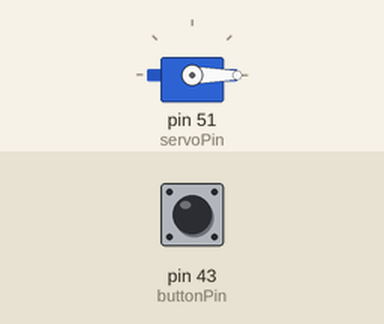
Simulated run of this sketch. Board: Arduino Mega 2560, built with avr-gcc and run on an emulated ATmega2560. Parts: servo. The test bench sets the inputs (shaded band); at power-on: pin 43 (buttonPin) LOW.

Above: at 0.1 s.
Timing chart, 0 to 3.0 s (numbered marks = the images above):
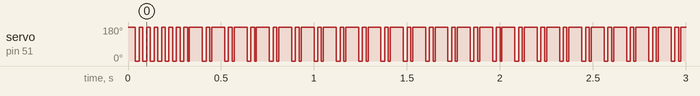

The sketch:

arduino_servo_test_sharonli.ino
```cpp
#include <Servo.h>

Servo myservo;  // create servo object to control a servo
// twelve servo objects can be created on most boards

int pos = 0;    // variable to store the servo position
int buttonState = 0;
int posState = 0;
const int buttonPin = 43;
const int servoPin = 51;

void setup() {
  myservo.attach(servoPin);  // attaches the servo on pin 9 to the servo object
    // initialize the pushbutton pin as an input:
  pinMode(buttonPin, INPUT);
}

void loop() {
    // read the state of the pushbutton value:
  buttonState = digitalRead(buttonPin);

  // check if the pushbutton is pressed. If it is, the buttonState is HIGH:
  if (buttonState == HIGH) {
    // turn servo cw:
    posState++;
  }
  else {
    posState++;
  }
  if (posState%2 ==0){
    pos = 0;
    myservo.write(pos);
  }

  else{
    pos = 180;
    myservo.write(pos);
  }
}
```

Measured:
- by itself, servo on pin 51 (servoPin): alternates 180° for 0.02 s and 0° for 0.02 s
